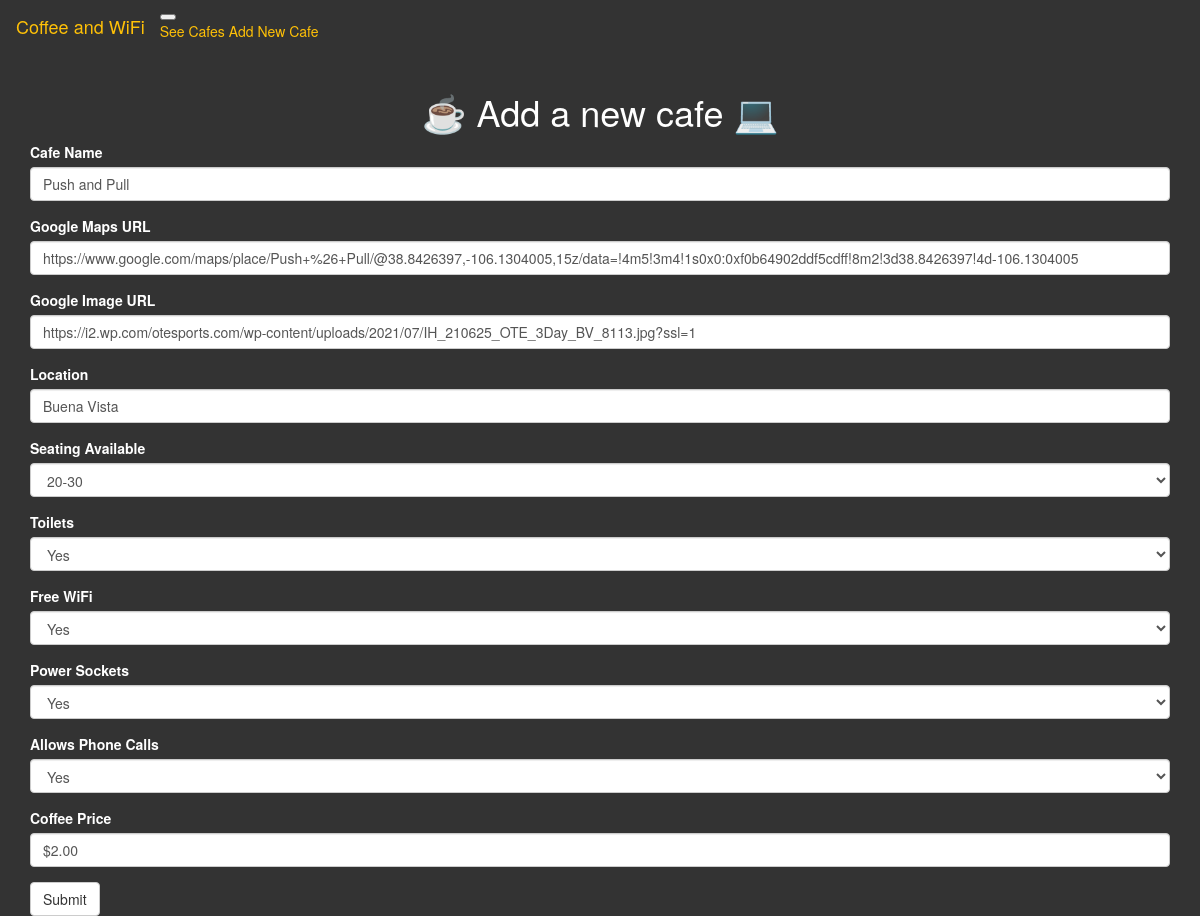
Page /update/27 on the committed database.
### main.py (models this page shows)
class Cafe(db.Model):
    id = db.Column(db.Integer, primary_key=True)
    name = db.Column(db.String(250), unique=False, nullable=False)
    map_url = db.Column(db.String(500), nullable=False)
    img_url = db.Column(db.String(500), nullable=False)
    location = db.Column(db.String(250), nullable=False)
    seats = db.Column(db.String(250), nullable=False)
    has_toilet = db.Column(db.Boolean, nullable=False)
    has_wifi = db.Column(db.Boolean, nullable=False)
    has_sockets = db.Column(db.Boolean, nullable=False)
    can_take_calls = db.Column(db.Boolean, nullable=False)
    coffee_price = db.Column(db.String(250), nullable=True)

### main.py (the view, shortened to what this page needs)
@app.route('/update/<cafe_id>', methods=['POST', 'GET'])
def update_cafe(cafe_id):
    cafe = Cafe.query.get(cafe_id)
    update_form = AddCafeForm(
        name=cafe.name,
        map_url=cafe.map_url,
        img_url=cafe.img_url,
        location=cafe.location,
        seats=cafe.seats,
        has_toilet=cafe.has_toilet,
        has_wifi=cafe.has_wifi,
        has_sockets=cafe.has_sockets,
        can_take_calls=cafe.can_take_calls,
        coffee_price=cafe.coffee_price
        )
    return render_template('add.html', form=update_form, is_update=True)

### main.py
class AddCafeForm(FlaskForm):
    name = StringField('Cafe Name', validators=[DataRequired()])
    map_url = StringField('Google Maps URL', validators=[DataRequired(), URL()])
    img_url = StringField('Google Image URL', validators=[DataRequired()])
    location = StringField('Location', validators=[DataRequired()])
    seats = SelectField(u'Seating Available', choices=['0-10', '10-20', '20-30', '30-40', '40-50', '50+'],
                        validators=[InputRequired()])
    has_toilet = SelectField(u'Toilets', choices=['Yes', 'No'],
                             validators=[InputRequired()])
    has_wifi = SelectField(u'Free WiFi', choices=['Yes', 'No'],
                           validators=[InputRequired()])
    has_sockets = SelectField(u'Power Sockets', choices=['Yes', 'No'], validators=[InputRequired()])
    can_take_calls = SelectField(u'Allows Phone Calls', choices=['Yes', 'No'], validators=[InputRequired()])
    coffee_price = StringField(u'Coffee Price', validators=[DataRequired()])
    submit = SubmitField('Submit')

### templates/add.html (shortened to what this page needs)
{% extends 'bootstrap/base.html' %}
{% import "bootstrap/wtf.html" as wtf %}
{% block styles %}
{{ super() }}
<link rel="stylesheet" href="{{ url_for('static', filename='css/styles.css') }}">
{% endblock %}
{% block content %}
{% include 'header.html' %}
<div class="container">
  {% if is_edit %}
    <h1 class="display-4 text-center">☕  Update Cafe 💻</h1>
  {% else %}
    <h1 class="display-4 text-center">☕  Add a new cafe 💻</h1>
  {% endif %}
  {{ wtf.quick_form(form, method="POST", novalidate=True) }}
</div>
{% endblock %}

### static/css/styles.css (style rules this page uses)
body { background-color: #333; color: white; }

### rows in the picture
Cafe: name "Push and Pull", map_url "https://www.google.com/maps/place/Push+%26+Pull/@38.8426397,-106.1304005,15z/data=!4m5!3m4!1s0x0:0xf0b64902ddf5cdff!8m2!3d38.8426397!4d-106.1304005", img_url "https://i2.wp.com/otesports.com/wp-content/uploads/2021/07/IH_210625_OTE_3Day_BV_8113.jpg?ssl=1", location "Buena Vista", seats "20-30", has_toilet "Yes", has_wifi "Yes", has_sockets "Yes", can_take_calls "Yes", coffee_price "$2.00"
